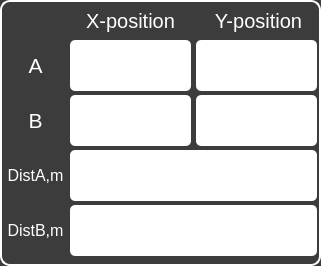
  <widget class="QFrame" name="frame1C">
   <property name="geometry">
    <rect>
     <x>550</x>
     <y>840</y>
     <width>321</width>
     <height>266</height>
    </rect>
   </property>
   <property name="font">
    <font>
     <family>Ubuntu</family>
    </font>
   </property>
   <property name="styleSheet">
    <string notr="true">background:rgb(60, 60, 60);
border-radius: 10px;
border: 2px solid white;</string>
   </property>
   <property name="frameShape">
    <enum>QFrame::StyledPanel</enum>
   </property>
   <property name="frameShadow">
    <enum>QFrame::Raised</enum>
   </property>
   <widget class="QLabel" name="label_38">
    <property name="geometry">
     <rect>
      <x>5</x>
      <y>210</y>
      <width>61</width>
      <height>40</height>
     </rect>
    </property>
    <property name="font">
     <font>
      <family>Ubuntu</family>
      <pointsize>12</pointsize>
     </font>
    </property>
    <property name="styleSheet">
     <string notr="true">color: white;
border: 2px solid rgb(60, 60, 60);</string>
    </property>
    <property name="text">
     <string>DistB,m</string>
    </property>
    <property name="alignment">
     <set>Qt::AlignCenter</set>
    </property>
   </widget>
   <widget class="QLabel" name="y_1C">
    <property name="geometry">
     <rect>
      <x>203</x>
      <y>5</y>
      <width>111</width>
      <height>31</height>
     </rect>
    </property>
    <property name="font">
     <font>
      <family>Ubuntu</family>
      <pointsize>15</pointsize>
     </font>
    </property>
    <property name="styleSheet">
     <string notr="true">color: white;
border: 2px solid rgb(60, 60, 60);</string>
    </property>
    <property name="text">
     <string>Y-position</string>
    </property>
    <property name="alignment">
     <set>Qt::AlignCenter</set>
    </property>
   </widget>
   <widget class="QLabel" name="label_33">
    <property name="geometry">
     <rect>
      <x>5</x>
      <y>150</y>
      <width>61</width>
      <height>51</height>
     </rect>
    </property>
    <property name="font">
     <font>
      <family>Ubuntu</family>
      <pointsize>12</pointsize>
     </font>
    </property>
    <property name="styleSheet">
     <string notr="true">color: white;
border: 2px solid rgb(60, 60, 60);</string>
    </property>
    <property name="text">
     <string>DistA,m</string>
    </property>
    <property name="alignment">
     <set>Qt::AlignCenter</set>
    </property>
   </widget>
   <widget class="QLabel" name="x_1C">
    <property name="geometry">
     <rect>
      <x>75</x>
      <y>5</y>
      <width>111</width>
      <height>31</height>
     </rect>
    </property>
    <property name="font">
     <font>
      <family>Ubuntu</family>
      <pointsize>15</pointsize>
     </font>
    </property>
    <property name="styleSheet">
     <string notr="true">color: white;
border: 2px solid rgb(60, 60, 60);</string>
    </property>
    <property name="text">
     <string>X-position</string>
    </property>
    <property name="alignment">
     <set>Qt::AlignCenter</set>
    </property>
   </widget>
   <widget class="QLabel" name="label_32">
    <property name="geometry">
     <rect>
      <x>5</x>
      <y>40</y>
      <width>61</width>
      <height>51</height>
     </rect>
    </property>
    <property name="font">
     <font>
      <family>Ubuntu</family>
      <pointsize>16</pointsize>
     </font>
    </property>
    <property name="styleSheet">
     <string notr="true">color: white;
border: 2px solid rgb(60, 60, 60);</string>
    </property>
    <property name="text">
     <string>A</string>
    </property>
    <property name="alignment">
     <set>Qt::AlignCenter</set>
    </property>
   </widget>
   <widget class="QLabel" name="label_30">
    <property name="geometry">
     <rect>
      <x>5</x>
      <y>95</y>
      <width>61</width>
      <height>51</height>
     </rect>
    </property>
    <property name="font">
     <font>
      <family>Ubuntu</family>
      <pointsize>16</pointsize>
     </font>
    </property>
    <property name="styleSheet">
     <string notr="true">color: white;
border: 2px solid rgb(60, 60, 60);</string>
    </property>
    <property name="text">
     <string>B</string>
    </property>
    <property name="alignment">
     <set>Qt::AlignCenter</set>
    </property>
   </widget>
   <widget class="QLineEdit" name="DistA_1C">
    <property name="enabled">
     <bool>true</bool>
    </property>
    <property name="geometry">
     <rect>
      <x>70</x>
      <y>150</y>
      <width>247</width>
      <height>51</height>
     </rect>
    </property>
    <property name="font">
     <font>
      <family>Ubuntu Condensed</family>
      <pointsize>24</pointsize>
     </font>
    </property>
    <property name="styleSheet">
     <string notr="true">border: 2px white;
border-radius: 5px;
padding: 0 8px;
background: white;
color: black;</string>
    </property>
    <property name="inputMethodHints">
     <set>Qt::ImhNone</set>
    </property>
    <property name="inputMask">
     <string/>
    </property>
    <property name="maxLength">
     <number>20</number>
    </property>
   </widget>
   <widget class="QLineEdit" name="DistB_1C">
    <property name="enabled">
     <bool>true</bool>
    </property>
    <property name="geometry">
     <rect>
      <x>70</x>
      <y>205</y>
      <width>247</width>
      <height>51</height>
     </rect>
    </property>
    <property name="font">
     <font>
      <family>Ubuntu Condensed</family>
      <pointsize>24</pointsize>
     </font>
    </property>
    <property name="styleSheet">
     <string notr="true">border: 2px white;
border-radius: 5px;
padding: 0 8px;
background: white;
color: black;</string>
    </property>
    <property name="inputMethodHints">
     <set>Qt::ImhNone</set>
    </property>
    <property name="inputMask">
     <string/>
    </property>
    <property name="maxLength">
     <number>20</number>
    </property>
   </widget>
   <widget class="QLineEdit" name="Ax_1C">
    <property name="enabled">
     <bool>true</bool>
    </property>
    <property name="geometry">
     <rect>
      <x>70</x>
      <y>40</y>
      <width>121</width>
      <height>51</height>
     </rect>
    </property>
    <property name="font">
     <font>
      <family>Ubuntu Condensed</family>
      <pointsize>24</pointsize>
     </font>
    </property>
    <property name="styleSheet">
     <string notr="true">border: 2px white;
border-radius: 5px;
padding: 0 8px;
background: white;
color: red;</string>
    </property>
    <property name="inputMethodHints">
     <set>Qt::ImhNone</set>
    </property>
    <property name="inputMask">
     <string/>
    </property>
    <property name="maxLength">
     <number>20</number>
    </property>
   </widget>
   <widget class="QLineEdit" name="Ay_1C">
    <property name="enabled">
     <bool>true</bool>
    </property>
    <property name="geometry">
     <rect>
      <x>196</x>
      <y>40</y>
      <width>121</width>
      <height>51</height>
     </rect>
    </property>
    <property name="font">
     <font>
      <family>Ubuntu Condensed</family>
      <pointsize>24</pointsize>
     </font>
    </property>
    <property name="styleSheet">
     <string notr="true">border: 2px white;
border-radius: 5px;
padding: 0 8px;
background: white;
color: red;</string>
    </property>
    <property name="inputMethodHints">
     <set>Qt::ImhNone</set>
    </property>
    <property name="inputMask">
     <string/>
    </property>
    <property name="maxLength">
     <number>20</number>
    </property>
   </widget>
   <widget class="QLineEdit" name="Bx_1C">
    <property name="enabled">
     <bool>true</bool>
    </property>
    <property name="geometry">
     <rect>
      <x>70</x>
      <y>95</y>
      <width>121</width>
      <height>51</height>
     </rect>
    </property>
    <property name="font">
     <font>
      <family>Ubuntu Condensed</family>
      <pointsize>24</pointsize>
     </font>
    </property>
    <property name="styleSheet">
     <string notr="true">border: 2px white;
border-radius: 5px;
padding: 0 8px;
background: white;
color: red;</string>
    </property>
    <property name="inputMethodHints">
     <set>Qt::ImhNone</set>
    </property>
    <property name="inputMask">
     <string/>
    </property>
    <property name="maxLength">
     <number>20</number>
    </property>
   </widget>
   <widget class="QLineEdit" name="By_1C">
    <property name="enabled">
     <bool>true</bool>
    </property>
    <property name="geometry">
     <rect>
      <x>196</x>
      <y>95</y>
      <width>121</width>
      <height>51</height>
     </rect>
    </property>
    <property name="font">
     <font>
      <family>Ubuntu Condensed</family>
      <pointsize>24</pointsize>
     </font>
    </property>
    <property name="styleSheet">
     <string notr="true">border: 2px white;
border-radius: 5px;
padding: 0 8px;
background: white;
color: red;</string>
    </property>
    <property name="inputMethodHints">
     <set>Qt::ImhNone</set>
    </property>
    <property name="inputMask">
     <string/>
    </property>
    <property name="maxLength">
     <number>20</number>
    </property>
   </widget>
  </widget>
